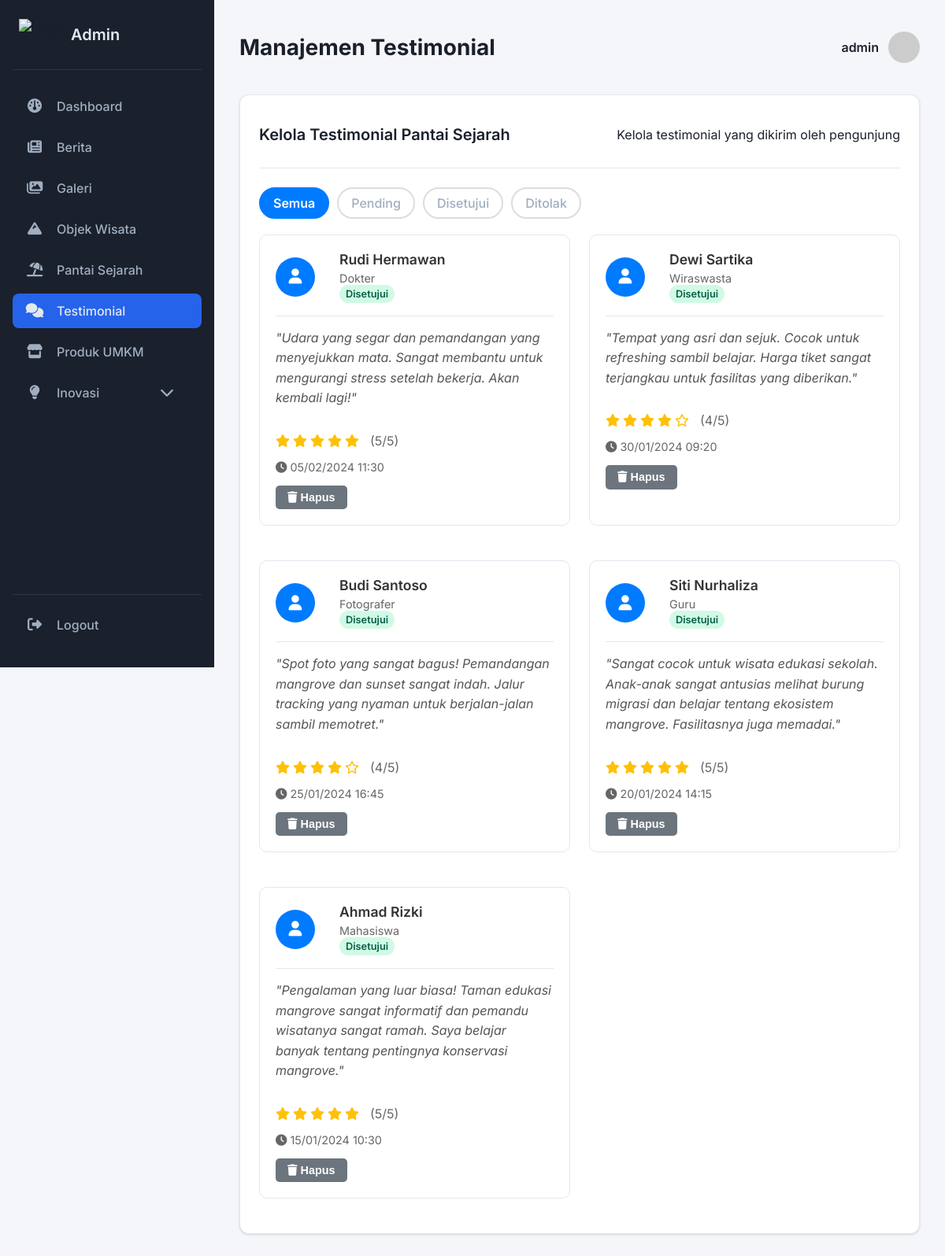
The app's page /admin_dashboard.php?page=testimonial-pantai (signed in) with its own data.
### tables this page shows
CREATE TABLE `testimonial_pantai_sejarah` (
  `id` int(11) NOT NULL,
  `nama` varchar(100) NOT NULL,
  `profesi` varchar(100) NOT NULL,
  `testimoni` text NOT NULL,
  `rating` int(1) NOT NULL,
  `avatar` varchar(255) DEFAULT NULL,
  `status` enum('pending','active','rejected') DEFAULT 'pending',
  `created_at` datetime DEFAULT current_timestamp()
);

### admin_dashboard.php (the view, shortened to what this page needs)
<?php
include 'koneksi.php';
$page = $_GET['page'] ?? 'home';
?>
<!DOCTYPE html>
<html lang="id">
<head>
    <link rel="stylesheet" href="https://cdnjs.cloudflare.com/ajax/libs/font-awesome/6.4.2/css/all.min.css">
</head>
<body>
    <div class="admin-layout">
        <div class="sidebar" id="sidebar">
            <div class="sidebar-header">
                <img src="asset/logo-white.png" alt="Logo">
                <h3>Admin</h3>
            </div>
            <nav>
                <a href="admin_dashboard.php?page=home" class="<?= $page=='home'?'active':'' ?>"><i class="fa-solid fa-gauge"></i> Dashboard</a>
                <a href="admin_dashboard.php?page=berita" class="<?= $page=='berita'?'active':'' ?>"><i class="fa-solid fa-newspaper"></i> Berita</a>
                <a href="admin_dashboard.php?page=galeri" class="<?= $page=='galeri'?'active':'' ?>"><i class="fa-solid fa-images"></i> Galeri</a>
                <a href="admin_dashboard.php?page=objek-wisata" class="<?= $page=='objek-wisata'?'active':'' ?>"><i class="fa-solid fa-mountain"></i> Objek Wisata</a>
                <a href="admin_dashboard.php?page=pantai-sejarah" class="<?= $page=='pantai-sejarah'?'active':'' ?>"><i class="fa-solid fa-umbrella-beach"></i> Pantai Sejarah</a>
                <a href="admin_dashboard.php?page=testimonial-pantai" class="<?= $page=='testimonial-pantai'?'active':'' ?>"><i class="fa-solid fa-comments"></i> Testimonial</a>
                <a href="admin_dashboard.php?page=produk-umkm" class="<?= $page=='produk-umkm'?'active':'' ?>"><i class="fa-solid fa-store"></i> Produk UMKM</a>
                <div class="sidebar-dropdown">
                    <a href="#" class="dropdown-toggle <?= (in_array($page, ['inovasi-pendidikan', 'inovasi-pertanian', 'inovasi-teknologi'])) ? 'active' : '' ?>"><i class="fa-solid fa-lightbulb"></i> Inovasi <i class="fa-solid fa-chevron-down dropdown-icon"></i></a>
                </div>
            </nav>
            <div class="sidebar-footer">
                 <a href="#" id="logoutBtn"><i class="fa-solid fa-right-from-bracket"></i> Logout</a>
            </div>
        </div>
        <div class="main-content">
            <div class="topbar">
                <h1 class="topbar-title">
                    <?php
                        if ($page == 'home') echo 'Dashboard';
                        else if ($page == 'berita') echo 'Manajemen Berita';
                        else if ($page == 'inovasi') echo 'Manajemen Inovasi';
                        else if ($page == 'sejarah') echo 'Manajemen Sejarah';
                        else if ($page == 'galeri') echo 'Manajemen Galeri';
                        else if ($page == 'preview-galeri') echo 'Manajemen Preview';
                        else if ($page == 'kontak') echo 'Pesan Masuk';
                        else if ($page == 'produk-umkm') echo 'Manajemen Produk UMKM';
                        else if ($page == 'objek-wisata') echo 'Manajemen Objek Wisata';
                        else if ($page == 'pantai-sejarah') echo 'Manajemen Pantai Sejarah';
                        else if ($page == 'testimonial-pantai') echo 'Manajemen Testimonial';
                    ?>
                </h1>
                <div class="admin-profile">
                    <span class="admin-name"><?= isset($_SESSION['admin_username']) ? htmlspecialchars($_SESSION['admin_username']) : 'Admin'; ?></span>
                    <img src="https://ui-avatars.com/api/?name=<?= urlencode(isset($_SESSION['admin_username']) ? $_SESSION['admin_username'] : 'Admin') ?>&background=dbeafe&color=2563eb&font-size=0.5" alt="Avatar" style="width:40px; height:40px; border-radius:50%;">
                </div>
            </div>
            <?php if ($page=='testimonial-pantai'): ?>
            <div class="card" id="testimonial-pantai">
                <div class="card-header">
                    <h2>Kelola Testimonial Pantai Sejarah</h2>
                    <p>Kelola testimonial yang dikirim oleh pengunjung</p>
                </div>
                <div class="filter-tabs" style="display: flex; gap: 10px; margin-bottom: 20px; flex-wrap: wrap;">
                    <div class="filter-tab active" data-filter="all" style="padding: 8px 16px; border: 2px solid #ddd; border-radius: 20px; cursor: pointer; background: #007bff; color: white; border-color: #007bff;">Semua</div>
                    <div class="filter-tab" data-filter="pending" style="padding: 8px 16px; border: 2px solid #ddd; border-radius: 20px; cursor: pointer; background: white;">Pending</div>
                    <div class="filter-tab" data-filter="active" style="padding: 8px 16px; border: 2px solid #ddd; border-radius: 20px; cursor: pointer; background: white;">Disetujui</div>
                    <div class="filter-tab" data-filter="rejected" style="padding: 8px 16px; border: 2px solid #ddd; border-radius: 20px; cursor: pointer; background: white;">Ditolak</div>
                </div>
                <div class="testimonial-list">
                    <?php
                    $testimonials = $conn->query("SELECT * FROM testimonial_pantai_sejarah ORDER BY created_at DESC");
                    if ($testimonials->num_rows > 0):
                    ?>
                        <?php while ($testimonial = $testimonials->fetch_assoc()): ?>
                            <div class="testimonial-card <?= $testimonial['status'] ?>" data-status="<?= $testimonial['status'] ?>" style="background: white; border-radius: 10px; padding: 20px; margin-bottom: 20px;">
                                <div class="testimonial-header" style="display: flex; align-items: center; margin-bottom: 15px;">
                                    <?php if ($testimonial['avatar']): ?>
                                    <?php else: ?>
                                        <div class="testimonial-avatar" style="width: 50px; height: 50px; background: #007bff; border-radius: 50%; display: flex; align-items: center; justify-content: center; color: white; font-size: 1.2rem; margin-right: 15px;">
                                            <i class="fas fa-user"></i>
                                        </div>
                                    <?php endif; ?>
                                    <div class="testimonial-info">
                                        <h4 style="margin: 0; color: #333;"><?= htmlspecialchars($testimonial['nama']) ?></h4>
                                        <p style="margin: 5px 0 0 0; color: #666; font-size: 0.9rem;"><?= htmlspecialchars($testimonial['profesi']) ?></p>
                                        <span class="status-badge status-<?= $testimonial['status'] ?>" style="padding: 4px 8px; border-radius: 12px; font-size: 0.8rem; font-weight: 600;">
                                            <?php
                                            switch($testimonial['status']) {
                                                case 'active': echo 'Disetujui'; break;
                                            }
                                            ?>
                                        </span>
                                    </div>
                                </div>
                                <div class="testimonial-content" style="margin-bottom: 15px; line-height: 1.6; color: #555;">
                                    "<?= htmlspecialchars($testimonial['testimoni']) ?>"
                                </div>
                                <div class="testimonial-rating" style="margin-bottom: 15px;">
                                    <?php for ($i = 1; $i <= 5; $i++): ?>
                                        <i class="fa<?= $i <= $testimonial['rating'] ? 's' : 'r' ?> fa-star" style="color: #ffc107;"></i>
                                    <?php endfor; ?>
                                    <span style="margin-left: 10px; color: #666;">(<?= $testimonial['rating'] ?>/5)</span>
                                </div>
                                <div style="color: #666; font-size: 0.9rem; margin-bottom: 15px;">
                                    <i class="fas fa-clock"></i> <?= date('d/m/Y H:i', strtotime($testimonial['created_at'])) ?>
                                </div>
                                <div class="testimonial-actions" style="display: flex; gap: 10px; flex-wrap: wrap;">
                                    <form method="POST" style="display: inline;">
                                        <button type="submit" class="btn-delete" style="background: #6c757d; color: white; border: none; padding: 8px 15px; border-radius: 5px; cursor: pointer; font-size: 0.9rem;" onclick="return confirm('Hapus testimonial ini? Tindakan ini tidak dapat dibatalkan.')">
                                            <i class="fas fa-trash"></i> Hapus
                                        </button>
                                    </form>
                                </div>
                            </div>
                        <?php endwhile; ?>
                    <?php endif; ?>
                </div>
            </div>
            <?php endif; ?>
        </div>
    </div>
</body>
</html>

### admin_dashboard.php (style rules this page uses)
:root { --background: #f5f6fa; --primary: #1a202c; --secondary: #2d3748; --text-primary: #e2e8f0; --text-secondary: #a0aec0; --accent: #2563eb; --accent-light: #dbeafe; --card-bg: #ffffff; --border-color: #e2e8f0; --shadow: 0 1px 3px 0 rgba(0, 0, 0, 0.1), 0 1px 2px 0 rgba(0, 0, 0, 0.06); }
body { margin: 0; background: var(--background); font-family: 'Inter', sans-serif; color: var(--primary); }
.admin-layout { display: flex; min-height: 100vh; }
.sidebar { width: 240px; background: var(--primary); padding: 24px 16px; display: flex; flex-direction: column; height: 100vh; position: sticky; top: 0; transition: transform 0.3s ease; z-index: 1001; }
.sidebar-header { display: flex; align-items: center; gap: 12px; padding: 0 8px 24px 8px; border-bottom: 1px solid var(--secondary); }
.sidebar-header img { height: 40px; }
.sidebar-header h3 { color: var(--text-primary); font-size: 1.25rem; font-weight: 600; margin: 0; }
.sidebar nav { flex-grow: 1; margin-top: 24px; }
.sidebar a { display: flex; align-items: center; color: var(--text-secondary); text-decoration: none; padding: 12px 16px; margin-bottom: 8px; border-radius: 8px; font-weight: 500; font-size: 1rem; transition: background 0.2s, color 0.2s; }
.sidebar a .fa-solid { margin-right: 16px; font-size: 1.125rem; width: 24px; text-align: center; }
.sidebar a.active, .sidebar a:hover { background: var(--accent); color: var(--text-primary); }
.sidebar-dropdown { position: relative; }
.dropdown-toggle .dropdown-icon { margin-left: auto; transition: transform 0.2s; }
.sidebar-footer { padding-top: 16px; border-top: 1px solid var(--secondary); }
.main-content { flex: 1; padding: 24px 32px; overflow-y: auto; }
.topbar { display: flex; align-items: center; justify-content: space-between; margin-bottom: 24px; }
.topbar-title { font-size: 1.75rem; font-weight: 700; }
.admin-profile { display: flex; align-items: center; gap: 12px; }
.admin-profile .admin-name { font-weight: 600; }
.card { background: var(--card-bg); border-radius: 12px; box-shadow: var(--shadow); padding: 24px; margin-bottom: 24px; border: 1px solid var(--border-color); }
.card-header { display: flex; justify-content: space-between; align-items: center; margin-bottom: 24px; padding-bottom: 16px; border-bottom: 1px solid var(--border-color); }
.card-header h2 { margin: 0; font-size: 1.25rem; font-weight: 600; }
button[type="submit"] { background: var(--accent); color: white; border: none; padding: 12px 20px; border-radius: 8px; font-size: 1rem; font-weight: 600; cursor: pointer; transition: background 0.2s; }
.status-badge { padding: 4px 10px; border-radius: 12px; font-size: 0.875rem; font-weight: 500; display: inline-block; }
.status-active { background-color: #d1fae5; color: #065f46; }
.filter-tabs { display: flex; gap: 12px; margin-bottom: 24px; }
.filter-tab { padding: 8px 16px; border: 1px solid var(--border-color); border-radius: 20px; cursor: pointer; background: var(--card-bg); color: var(--text-secondary); font-weight: 500; transition: all 0.2s ease-in-out; }
.filter-tab.active { background: var(--accent-light); color: var(--accent); border-color: var(--accent); font-weight: 600; }
.testimonial-list { display: grid; grid-template-columns: repeat(auto-fill, minmax(320px, 1fr)); gap: 24px; }
.testimonial-card { background: var(--card-bg); border-radius: 8px; border: 1px solid var(--border-color); padding: 20px; display: flex; flex-direction: column; }
.testimonial-header { display: flex; align-items: center; gap: 16px; padding-bottom: 16px; border-bottom: 1px solid var(--border-color); }
.testimonial-avatar { width: 48px; height: 48px; border-radius: 50%; background: var(--accent-light); display: flex; align-items: center; justify-content: center; color: var(--accent); font-size: 1.5rem; font-weight: 600; }
.testimonial-info h4 { margin: 0; font-weight: 600; font-size: 1.1rem; color: var(--primary); }
.testimonial-info p { margin: 4px 0 0 0; font-size: 0.9rem; color: var(--text-secondary); }
.testimonial-content { font-style: italic; color: #374151; line-height: 1.6; }
.testimonial-rating { display: flex; align-items: center; gap: 4px; color: #f59e0b; margin-top: 16px; }
.testimonial-actions { display: flex; gap: 8px; }
.btn-approve, .btn-reject, .btn-delete { background: none; border: none; cursor: pointer; padding: 8px; border-radius: 8px; transition: background 0.2s; font-size: 1.1rem; line-height: 1; }
.btn-delete { color: #6b7280; }

### records on screen
testimonial_pantai_sejarah: nama "Rudi Hermawan", profesi "Dokter", status "Disetujui", testimoni "Udara yang segar dan pemandangan yang menyejukkan mata. Sangat membantu untuk mengurangi stress setelah bekerja. Akan kembali lagi!", rating "5", created_at "05/02/2024 11:30"
testimonial_pantai_sejarah: nama "Dewi Sartika", profesi "Wiraswasta", status "Disetujui", testimoni "Tempat yang asri dan sejuk. Cocok untuk refreshing sambil belajar. Harga tiket sangat terjangkau untuk fasilitas yang diberikan.", rating "4", created_at "30/01/2024 09:20"
testimonial_pantai_sejarah: nama "Budi Santoso", profesi "Fotografer", status "Disetujui", testimoni "Spot foto yang sangat bagus! Pemandangan mangrove dan sunset sangat indah. Jalur tracking yang nyaman untuk berjalan-jalan sambil memotret.", rating "4", created_at "25/01/2024 16:45"
testimonial_pantai_sejarah: nama "Siti Nurhaliza", profesi "Guru", status "Disetujui", testimoni "Sangat cocok untuk wisata edukasi sekolah. Anak-anak sangat antusias melihat burung migrasi dan belajar tentang ekosistem mangrove. Fasilitasnya juga memadai.", rating "5", created_at "20/01/2024 14:15"
testimonial_pantai_sejarah: nama "Ahmad Rizki", profesi "Mahasiswa", status "Disetujui", testimoni "Pengalaman yang luar biasa! Taman edukasi mangrove sangat informatif dan pemandu wisatanya sangat ramah. Saya belajar banyak tentang pentingnya konservasi mangrove.", rating "5", created_at "15/01/2024 10:30"

### other values on screen
$_SESSION['admin_username'] "admin"
